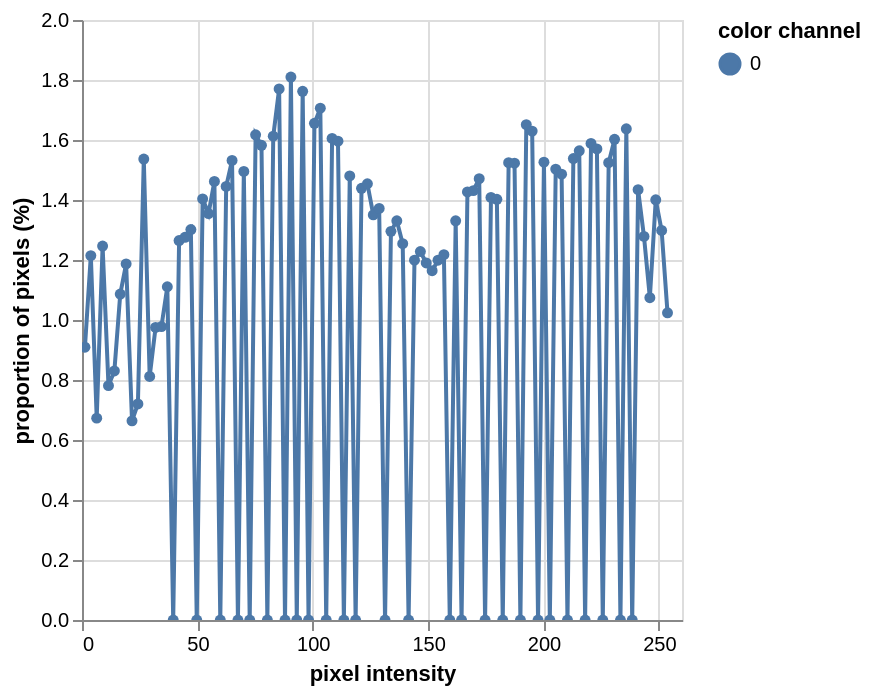

The notebook cell this image was saved under:
### Code cell
# Histogram Of Equalized Gray Scale Image
a_equalized_histogram = pcv.visualize.histogram(a_equalized)

### Figure 1 — Vega-Lite specification as saved in the notebook (floating-point values rounded to 4 significant figures)
{"config": {"view": {"continuousWidth": 300, "continuousHeight": 300}}, "data": {"name": "data-a93e2980143ea920748e2acf345dc7b2"}, "mark": {"type": "line", "point": true}, "encoding": {"color": {"field": "color channel", "type": "nominal"}, "tooltip": [{"field": "pixel intensity", "type": "quantitative"}, {"field": "proportion of pixels (%)", "type": "quantitative"}], "x": {"field": "pixel intensity", "type": "quantitative"}, "y": {"field": "proportion of pixels (%)", "type": "quantitative"}}, "params": [{"name": "param_3", "select": {"type": "interval", "encodings": ["x", "y"]}, "bind": "scales"}], "$schema": "https://vega.github.io/schema/vega-lite/v5.20.1.json", "datasets": {"data-a93e2980143ea920748e2acf345dc7b2": [{"pixel intensity": 1.275, "proportion of pixels (%)": 0.9094, "hist_count": 596, "color channel": "0"}, {"pixel intensity": 3.825, "proportion of pixels (%)": 1.215, "hist_count": 796, "color channel": "0"}, {"pixel intensity": 6.375, "proportion of pixels (%)": 0.6729, "hist_count": 441, "color channel": "0"}, {"pixel intensity": 8.925, "proportion of pixels (%)": 1.247, "hist_count": 817, "color channel": "0"}, {"pixel intensity": 11.47, "proportion of pixels (%)": 0.7812, "hist_count": 512, "color channel": "0"}, {"pixel intensity": 14.02, "proportion of pixels (%)": 0.8301, "hist_count": 544, "color channel": "0"}, {"pixel intensity": 16.57, "proportion of pixels (%)": 1.086, "hist_count": 712, "color channel": "0"}, {"pixel intensity": 19.12, "proportion of pixels (%)": 1.187, "hist_count": 778, "color channel": "0"}, {"pixel intensity": 21.67, "proportion of pixels (%)": 0.6638, "hist_count": 435, "color channel": "0"}, {"pixel intensity": 24.23, "proportion of pixels (%)": 0.7202, "hist_count": 472, "color channel": "0"}, {"pixel intensity": 26.77, "proportion of pixels (%)": 1.537, "hist_count": 1007, "color channel": "0"}, {"pixel intensity": 29.32, "proportion of pixels (%)": 0.8118, "hist_count": 532, "color channel": "0"}, {"pixel intensity": 31.88, "proportion of pixels (%)": 0.975, "hist_count": 639, "color channel": "0"}, {"pixel intensity": 34.42, "proportion of pixels (%)": 0.9781, "hist_count": 641, "color channel": "0"}, {"pixel intensity": 36.97, "proportion of pixels (%)": 1.111, "hist_count": 728, "color channel": "0"}, {"pixel intensity": 39.52, "proportion of pixels (%)": 0.0, "hist_count": 0, "color channel": "0"}, {"pixel intensity": 42.07, "proportion of pixels (%)": 1.265, "hist_count": 829, "color channel": "0"}, {"pixel intensity": 44.62, "proportion of pixels (%)": 1.276, "hist_count": 836, "color channel": "0"}, {"pixel intensity": 47.17, "proportion of pixels (%)": 1.302, "hist_count": 853, "color channel": "0"}, {"pixel intensity": 49.72, "proportion of pixels (%)": 0.0, "hist_count": 0, "color channel": "0"}, {"pixel intensity": 52.27, "proportion of pixels (%)": 1.404, "hist_count": 920, "color channel": "0"}, {"pixel intensity": 54.82, "proportion of pixels (%)": 1.355, "hist_count": 888, "color channel": "0"}, {"pixel intensity": 57.38, "proportion of pixels (%)": 1.462, "hist_count": 958, "color channel": "0"}, {"pixel intensity": 59.92, "proportion of pixels (%)": 0.0, "hist_count": 0, "color channel": "0"}, {"pixel intensity": 62.47, "proportion of pixels (%)": 1.445, "hist_count": 947, "color channel": "0"}, {"pixel intensity": 65.02, "proportion of pixels (%)": 1.532, "hist_count": 1004, "color channel": "0"}, {"pixel intensity": 67.57, "proportion of pixels (%)": 0.0, "hist_count": 0, "color channel": "0"}, {"pixel intensity": 70.12, "proportion of pixels (%)": 1.495, "hist_count": 980, "color channel": "0"}, {"pixel intensity": 72.67, "proportion of pixels (%)": 0.0, "hist_count": 0, "color channel": "0"}, {"pixel intensity": 75.22, "proportion of pixels (%)": 1.617, "hist_count": 1060, "color channel": "0"}, {"pixel intensity": 77.78, "proportion of pixels (%)": 1.582, "hist_count": 1037, "color channel": "0"}, {"pixel intensity": 80.32, "proportion of pixels (%)": 0.0, "hist_count": 0, "color channel": "0"}, {"pixel intensity": 82.88, "proportion of pixels (%)": 1.613, "hist_count": 1057, "color channel": "0"}, {"pixel intensity": 85.42, "proportion of pixels (%)": 1.77, "hist_count": 1160, "color channel": "0"}, {"pixel intensity": 87.97, "proportion of pixels (%)": 0.0, "hist_count": 0, "color channel": "0"}, {"pixel intensity": 90.53, "proportion of pixels (%)": 1.81, "hist_count": 1186, "color channel": "0"}, {"pixel intensity": 93.07, "proportion of pixels (%)": 0.0, "hist_count": 0, "color channel": "0"}, {"pixel intensity": 95.62, "proportion of pixels (%)": 1.762, "hist_count": 1155, "color channel": "0"}, {"pixel intensity": 98.17, "proportion of pixels (%)": 0.0, "hist_count": 0, "color channel": "0"}, {"pixel intensity": 100.7, "proportion of pixels (%)": 1.656, "hist_count": 1085, "color channel": "0"}, {"pixel intensity": 103.3, "proportion of pixels (%)": 1.706, "hist_count": 1118, "color channel": "0"}, {"pixel intensity": 105.8, "proportion of pixels (%)": 0.0, "hist_count": 0, "color channel": "0"}, {"pixel intensity": 108.4, "proportion of pixels (%)": 1.605, "hist_count": 1052, "color channel": "0"}, {"pixel intensity": 110.9, "proportion of pixels (%)": 1.596, "hist_count": 1046, "color channel": "0"}, {"pixel intensity": 113.5, "proportion of pixels (%)": 0.0, "hist_count": 0, "color channel": "0"}, {"pixel intensity": 116.0, "proportion of pixels (%)": 1.48, "hist_count": 970, "color channel": "0"}, {"pixel intensity": 118.6, "proportion of pixels (%)": 0.0, "hist_count": 0, "color channel": "0"}, {"pixel intensity": 121.1, "proportion of pixels (%)": 1.439, "hist_count": 943, "color channel": "0"}, {"pixel intensity": 123.7, "proportion of pixels (%)": 1.454, "hist_count": 953, "color channel": "0"}, {"pixel intensity": 126.2, "proportion of pixels (%)": 1.35, "hist_count": 885, "color channel": "0"}, {"pixel intensity": 128.8, "proportion of pixels (%)": 1.372, "hist_count": 899, "color channel": "0"}, {"pixel intensity": 131.3, "proportion of pixels (%)": 0.0, "hist_count": 0, "color channel": "0"}, {"pixel intensity": 133.9, "proportion of pixels (%)": 1.295, "hist_count": 849, "color channel": "0"}, {"pixel intensity": 136.4, "proportion of pixels (%)": 1.331, "hist_count": 872, "color channel": "0"}, {"pixel intensity": 139.0, "proportion of pixels (%)": 1.254, "hist_count": 822, "color channel": "0"}, {"pixel intensity": 141.5, "proportion of pixels (%)": 0.0, "hist_count": 0, "color channel": "0"}, {"pixel intensity": 144.1, "proportion of pixels (%)": 1.199, "hist_count": 786, "color channel": "0"}, {"pixel intensity": 146.6, "proportion of pixels (%)": 1.228, "hist_count": 805, "color channel": "0"}, {"pixel intensity": 149.2, "proportion of pixels (%)": 1.19, "hist_count": 780, "color channel": "0"}, {"pixel intensity": 151.7, "proportion of pixels (%)": 1.164, "hist_count": 763, "color channel": "0"}, {"pixel intensity": 154.3, "proportion of pixels (%)": 1.199, "hist_count": 786, "color channel": "0"}, {"pixel intensity": 156.8, "proportion of pixels (%)": 1.218, "hist_count": 798, "color channel": "0"}, {"pixel intensity": 159.4, "proportion of pixels (%)": 0.0, "hist_count": 0, "color channel": "0"}, {"pixel intensity": 161.9, "proportion of pixels (%)": 1.331, "hist_count": 872, "color channel": "0"}, {"pixel intensity": 164.5, "proportion of pixels (%)": 0.0, "hist_count": 0, "color channel": "0"}, {"pixel intensity": 167.0, "proportion of pixels (%)": 1.427, "hist_count": 935, "color channel": "0"}, {"pixel intensity": 169.6, "proportion of pixels (%)": 1.431, "hist_count": 938, "color channel": "0"}, {"pixel intensity": 172.1, "proportion of pixels (%)": 1.471, "hist_count": 964, "color channel": "0"}, {"pixel intensity": 174.7, "proportion of pixels (%)": 0.0, "hist_count": 0, "color channel": "0"}, {"pixel intensity": 177.2, "proportion of pixels (%)": 1.408, "hist_count": 923, "color channel": "0"}, {"pixel intensity": 179.8, "proportion of pixels (%)": 1.402, "hist_count": 919, "color channel": "0"}, {"pixel intensity": 182.3, "proportion of pixels (%)": 0.0, "hist_count": 0, "color channel": "0"}, {"pixel intensity": 184.9, "proportion of pixels (%)": 1.524, "hist_count": 999, "color channel": "0"}, {"pixel intensity": 187.4, "proportion of pixels (%)": 1.523, "hist_count": 998, "color channel": "0"}, {"pixel intensity": 190.0, "proportion of pixels (%)": 0.0, "hist_count": 0, "color channel": "0"}, {"pixel intensity": 192.5, "proportion of pixels (%)": 1.651, "hist_count": 1082, "color channel": "0"}, {"pixel intensity": 195.1, "proportion of pixels (%)": 1.63, "hist_count": 1068, "color channel": "0"}, {"pixel intensity": 197.6, "proportion of pixels (%)": 0.0, "hist_count": 0, "color channel": "0"}, {"pixel intensity": 200.2, "proportion of pixels (%)": 1.526, "hist_count": 1000, "color channel": "0"}, {"pixel intensity": 202.7, "proportion of pixels (%)": 0.0, "hist_count": 0, "color channel": "0"}, {"pixel intensity": 205.3, "proportion of pixels (%)": 1.503, "hist_count": 985, "color channel": "0"}, {"pixel intensity": 207.8, "proportion of pixels (%)": 1.486, "hist_count": 974, "color channel": "0"}, {"pixel intensity": 210.4, "proportion of pixels (%)": 0.0, "hist_count": 0, "color channel": "0"}, {"pixel intensity": 212.9, "proportion of pixels (%)": 1.538, "hist_count": 1008, "color channel": "0"}, {"pixel intensity": 215.5, "proportion of pixels (%)": 1.564, "hist_count": 1025, "color channel": "0"}, {"pixel intensity": 218.0, "proportion of pixels (%)": 0.0, "hist_count": 0, "color channel": "0"}, {"pixel intensity": 220.6, "proportion of pixels (%)": 1.588, "hist_count": 1041, "color channel": "0"}, {"pixel intensity": 223.1, "proportion of pixels (%)": 1.57, "hist_count": 1029, "color channel": "0"}, {"pixel intensity": 225.7, "proportion of pixels (%)": 0.0, "hist_count": 0, "color channel": "0"}, {"pixel intensity": 228.2, "proportion of pixels (%)": 1.524, "hist_count": 999, "color channel": "0"}, {"pixel intensity": 230.8, "proportion of pixels (%)": 1.602, "hist_count": 1050, "color channel": "0"}, {"pixel intensity": 233.3, "proportion of pixels (%)": 0.0, "hist_count": 0, "color channel": "0"}, {"pixel intensity": 235.9, "proportion of pixels (%)": 1.637, "hist_count": 1073, "color channel": "0"}, {"pixel intensity": 238.4, "proportion of pixels (%)": 0.0, "hist_count": 0, "color channel": "0"}, {"pixel intensity": 241.0, "proportion of pixels (%)": 1.434, "hist_count": 940, "color channel": "0"}, {"pixel intensity": 243.5, "proportion of pixels (%)": 1.279, "hist_count": 838, "color channel": "0"}, {"pixel intensity": 246.1, "proportion of pixels (%)": 1.074, "hist_count": 704, "color channel": "0"}, {"pixel intensity": 248.6, "proportion of pixels (%)": 1.401, "hist_count": 918, "color channel": "0"}, {"pixel intensity": 251.2, "proportion of pixels (%)": 1.299, "hist_count": 851, "color channel": "0"}, {"pixel intensity": 253.7, "proportion of pixels (%)": 1.024, "hist_count": 671, "color channel": "0"}]}}
